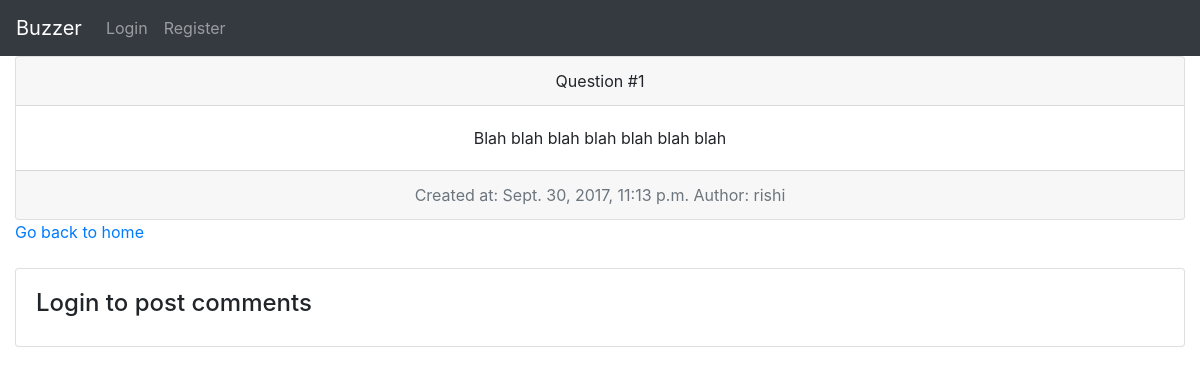
/1, run on an earlier commit of the app's database.
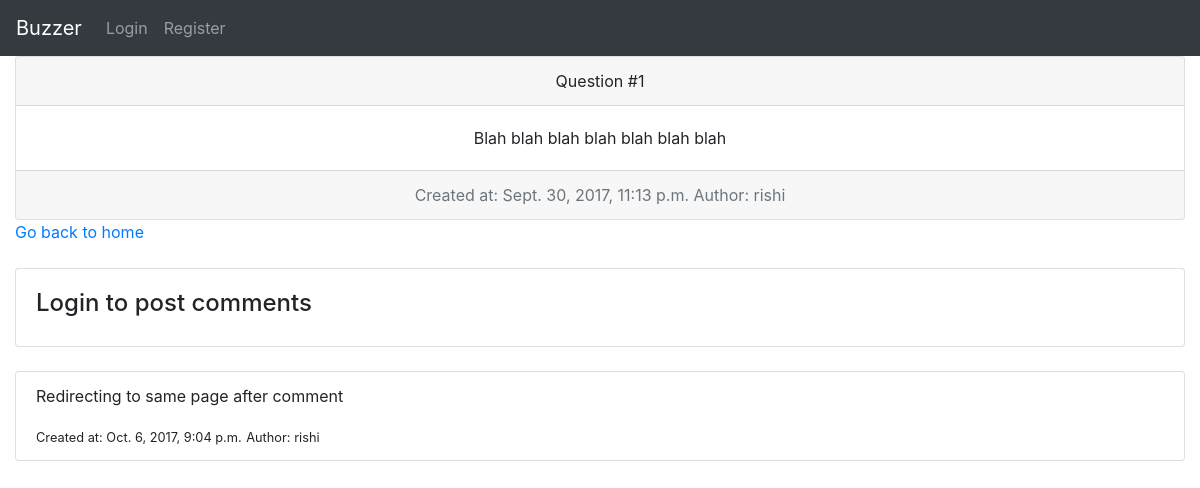
And on a later commit of the database.
### myapp/models.py (models this page shows, shortened)
class Comment(models.Model):
	question = models.ForeignKey('myapp.Question', related_name='comments')
	comment_text = models.TextField()
	created_at = models.DateTimeField(default=timezone.now())
	author = models.ForeignKey('auth.User')

### myapp/views.py (the view, shortened to what this page needs)
# urls.py: url(r"^(?P<question_id>[0-9]+)", views.page, name = 'page'),
def page(request, question_id):
	question = Question.objects.get(pk = question_id)
	return render(request, 'page.html', { 'question': question, 'user': request.user })

### myapp/templates/page.html (shortened to what this page needs)
<!DOCTYPE html>
<html>
<head>
	<link rel="stylesheet" href="https://maxcdn.bootstrapcdn.com/bootstrap/4.0.0-beta/css/bootstrap.min.css">
</head>
<body>
	<nav class="navbar navbar-expand-lg navbar-dark bg-dark">
		<a class="navbar-brand" href="{% url 'home' %}">Buzzer</a>
		<div class="collapse navbar-collapse" id="navbarNavAltMarkup">
			<div class="navbar-nav">
				{% if user.is_authenticated %}
					<a class="nav-item nav-link" href="{% url 'profile' %}">My profile</a>
					<a class="nav-item nav-link" href="{% url 'logout' %}">Logout</a>
				{% else %}
					<a class="nav-item nav-link" href="{% url 'login' %}">Login</a>
					<a class="nav-item nav-link" href="{% url 'register' %}">Register</a>
				{% endif %}
			</div>
		</div>
	</nav>
	<div class="container-fluid">
		<div class="card text-center">
			<div class="card-header">
				Question #{{ question.pk }}
			</div>
			<div class="card-body">
				<p class="card-text">{{ question.question_text }}</p>
			</div>
			<div class="card-footer text-muted">
			  Created at: {{ question.created_at }}
			  Author: {{ question.author }}
			</div>
		</div>
		<a href="{% url 'home' %}">Go back to home</a>
		<br />
		<br />
		<div class="card">
            <div class="card-body">
				{% if user.is_authenticated %}
                <form action="" method="POST">
                    {% csrf_token %}
                    <div class="form-group">
                        <label>New Comment:</label>
                        <textarea class="form-control" name="comment_text" placeholder="Enter your comment here" rows="2">
                        </textarea>
                    </div>
                    <button type="submit" class="btn btn-dark">Submit</button>
                </form>
				{% else %}
				<h4>Login to post comments</h4>
				{% endif %}
            </div>
        </div>
		<br />
		<ul class="list-group">
			{% for comment in question.comments.all %}
				<li class="list-group-item">
					<div>
						<p>{{ comment.comment_text }}</p>
						<small>Created at: {{ comment.created_at }}</small>
						<small>Author: {{ comment.author }}</small>
					</div>
				</li>
			{% endfor %}
		</ul>
	</div>
</body>
</html>

What changed in the data, as far as the page shows it:
added Comment: comment_text "Redirecting to same page after comment", created_at "Oct. 6, 2017, 9:04 p.m.", author "rishi"
